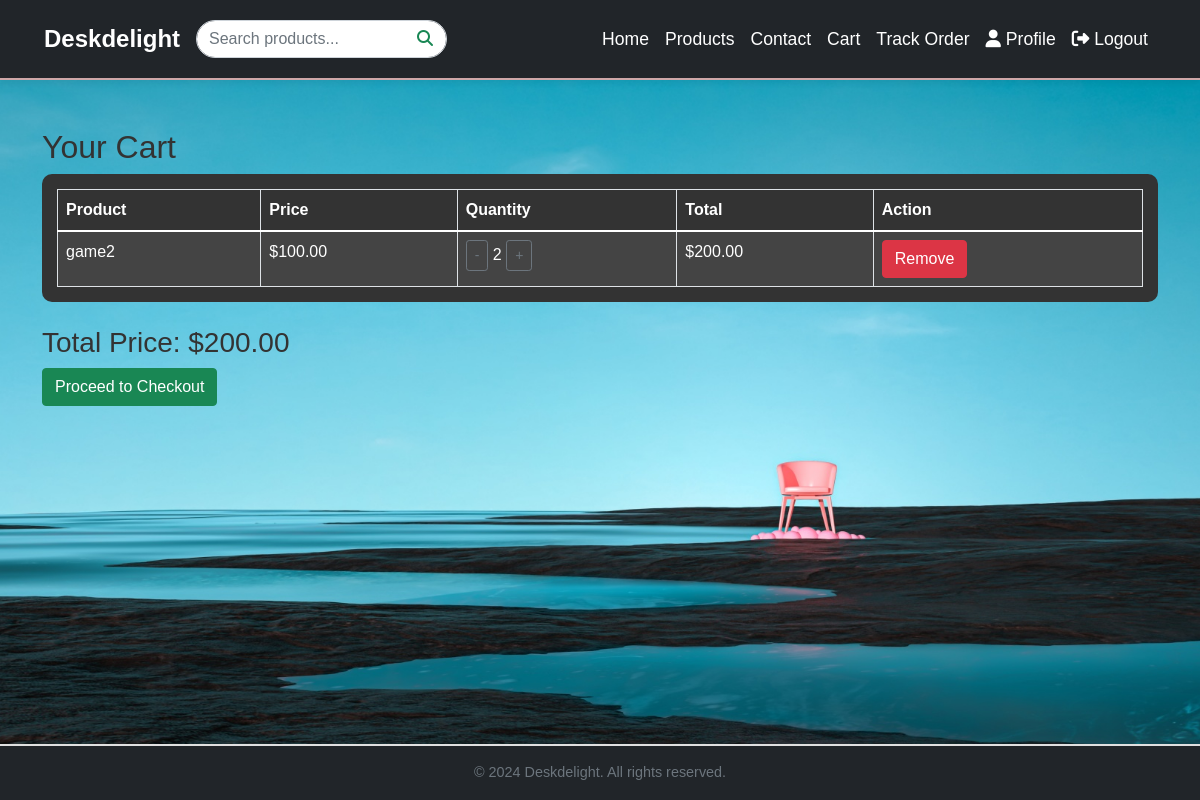
The page /cart_page/ (signed in) on the database as committed earlier.
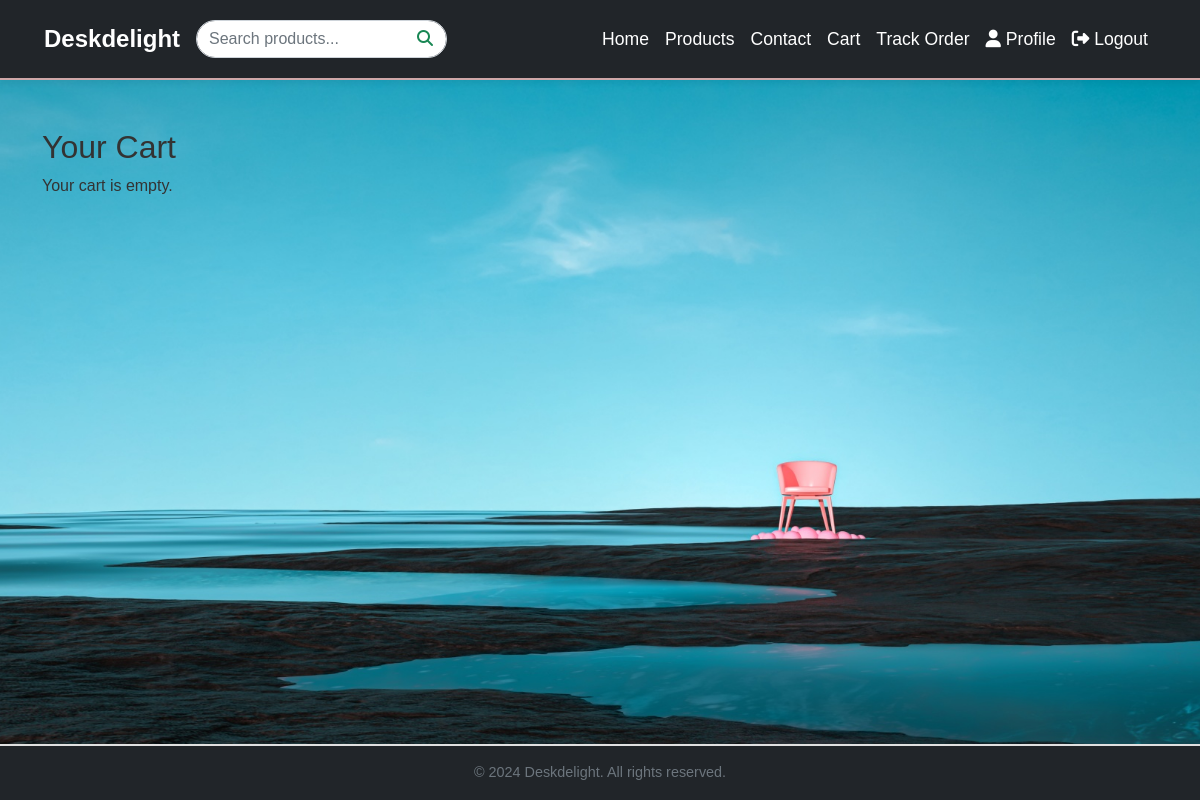
The same page on the database as committed later.
### myapp/models.py (models this page shows, shortened)
class Cart(models.Model):
    user = models.ForeignKey(CustomUser, on_delete=models.CASCADE)
    product = models.ForeignKey(Product, on_delete=models.CASCADE)
    quantity = models.PositiveIntegerField(default=1)
    status = models.CharField(
        max_length=10,
        choices=[('active', 'Active'), ('ordered', 'Ordered')],
        default='active'
    )
    def __str__(self):
        return f'{self.user.username} - {self.product.name} - {self.quantity}'

class Product(models.Model):
    CATEGORY_CHOICES = [
        ('chair', 'Chair'),
        ('table', 'Table'),
    ]
    name = models.CharField(max_length=255)
    description = models.TextField()
    price = models.DecimalField(max_digits=10, decimal_places=2)
    image = models.ImageField(upload_to='products/', default='products/default.jpg')
    category = models.CharField(
        max_length=50,
        choices=CATEGORY_CHOICES,
        default='chair'
    )
    quantity_available = models.PositiveIntegerField(default=0)  # Track available stock

### myapp/views.py (the view)
# urls.py: path('cart_page/', views.cart_page, name='cart_page'),
@login_required
def cart_page(request):
    cart_items = Cart.objects.filter(user=request.user, status='active')
    print(cart_items)  # Debugging step to check the items in the cart
    total_price = sum(item.product.price * item.quantity for item in cart_items)
    return render(request, 'user_cart.html', {'cart_items': cart_items, 'total_price': total_price})

### myapp/templatetags/custom_filters.py (called while the page is built)
@register.filter
def multiply(value, arg):
    try:
        return value * arg
    except (ValueError, TypeError):
        return 0

### templates/user_cart.html (shortened to what this page needs)
{% extends 'base.html' %}
{% load custom_filters %}
{% block content %}
<div class="container mt-5">
    <h2>Your Cart</h2>
    {% if cart_items %}
        <div style="background-color: #333; color: white; padding: 15px; border-radius: 10px;">
            <table class="table table-bordered" style="color: white; margin: 0;">
                <thead>
                    <tr>
                        <th>Product</th>
                        <th>Price</th>
                        <th>Quantity</th>
                        <th>Total</th>
                        <th>Action</th>
                    </tr>
                </thead>
                <tbody>
                    {% for item in cart_items %}
                        <tr style="background-color: #444;">
                            <td>{{ item.product.name }}</td>
                            <td>${{ item.product.price }}</td>
                            <td>
                                <button
                                    class="btn btn-outline-secondary btn-sm"
                                    onclick="updateCartQuantity('{{ item.id }}', 'decrease')">-</button>
                                <span>{{ item.quantity }}</span>
                                <button
                                    class="btn btn-outline-secondary btn-sm"
                                    onclick="updateCartQuantity('{{ item.id }}', 'increase')">+</button>
                            </td>
                            <td>${{ item.product.price|multiply:item.quantity }}</td>
                            <td>
                                <form method="POST" action="{% url 'remove_from_cart' item.id %}">
                                    <button type="submit" class="btn btn-danger">Remove</button>
                                </form>
                            </td>
                        </tr>
                    {% endfor %}
                </tbody>
            </table>
        </div>
        <h3 class="mt-4">Total Price: ${{ total_price }}</h3>
        <a href="{% url 'checkout_page' %}" class="btn btn-success">Proceed to Checkout</a>
    {% else %}
        <p>Your cart is empty.</p>
    {% endif %}
</div>
{% endblock %}

Rows that differ between the two databases and show on the page:
removed Cart: product.name "game2", product.price "100.00", quantity "2", product.price|multiply "200.00"
Other text that changed with them:
{{ total_price }}: "200.00" → (not shown)
text no longer shown: "Product Price Quantity Total Action Total Price: $ Proceed to Checkout"
text now shown: "Your cart is empty."
